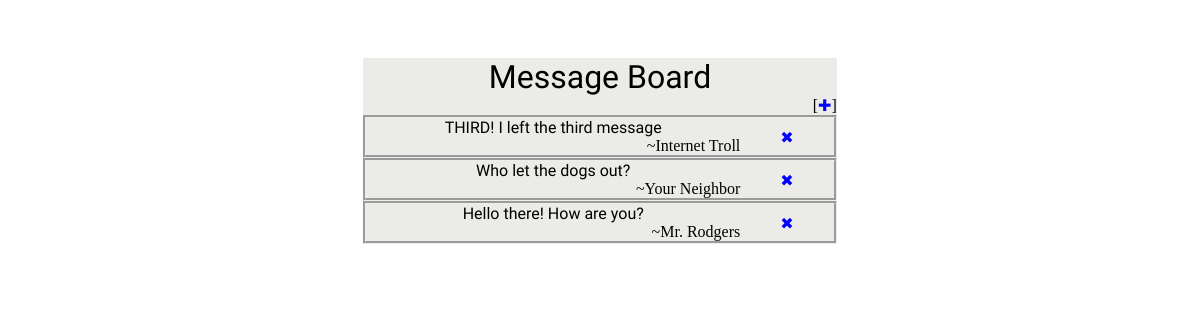
The app's page /, older data.
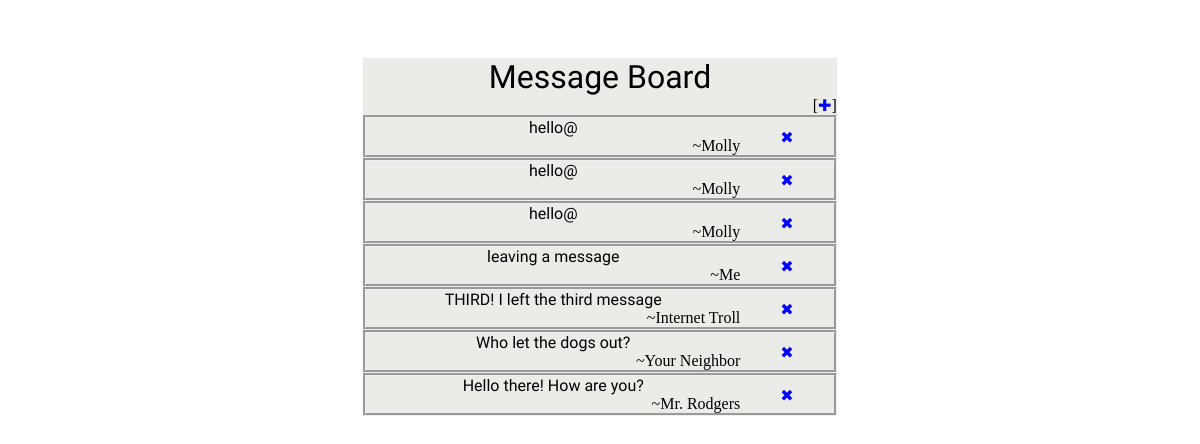
The same page, newer data.
### leftmessages/models.py (models this page shows)
class LeftMessage(models.Model):
	create_date = models.DateTimeField(auto_now_add=True)
	content = models.CharField(max_length=200)
	author = models.CharField(max_length=50)

### leftmessages/views.py (the view)
# urls.py: url(r'^$', views.DisplayMessages, name='display_message'),
def DisplayMessages(request):
	last_ten_messages = models.LeftMessage.objects.all().order_by('-create_date')[:10]
	return render(request, 'leftmessages/show_messages.html', {'last_ten_messages' : last_ten_messages})

### leftmessages/templates/leftmessages/show_messages.html (shortened to what this page needs)
{% extends "leftmessages/layout.html" %}
{% block content %}
<div id='title'>Message Board</div> <div id='add-comment'>[<a href='/leave_message'>✚</a>]</div>
	{% for message in last_ten_messages %}
		<div class="message">
			<div class='left'>
				<div class='content'> {{ message.content }} </div>
				<div class='author'> ~{{ message.author }} </div>
			</div>
			<div class='right'>
				<div class="delete"> <a href="/delete/{{message.pk}}">✖︎</a> </div>
			</div>
		</div>
	{% endfor %}
{% endblock %}

### leftmessages/templates/leftmessages/layout.html (shortened to what this page needs)
<!DOCTYPE html>
<html>
<head>
	<link href='/static/leftmessages/main.css' rel="stylesheet">
</head>
<body>
<section id='header'></section>
<section id='content'>
{% block content %}{% endblock %}
</section>
</body>
</html>

### leftmessages/static/leftmessages/main.css (style rules this page uses)
section#header { height: 50px; }
section#content { display: block; margin-right: auto; margin-left: auto; width: 40%; background: #ebebe8; }
#title { text-align: center; font-family: 'Lobster', cursive; font-size: 2em; }
a { text-decoration: none; color: blue; }
#add-comment { text-align: right; }
.message { border-style: groove; height: 100%; position: relative; }
.content { font-family: 'Lobster', cursive; text-align: center; }
.author { text-align: right; }
.left { width: 80%; display: block; }
.delete { padding-top: 10px; padding-bottom: 10px; }
.right { text-align: center; width: 20%; position: absolute; right: 0; bottom: 0; top: 0; }

Row changes from the older to the newer data that the page shows:
added LeftMessage: content "hello@", author "Molly"
added LeftMessage: content "hello@", author "Molly"
added LeftMessage: content "hello@", author "Molly"
added LeftMessage: content "leaving a message", author "Me"
